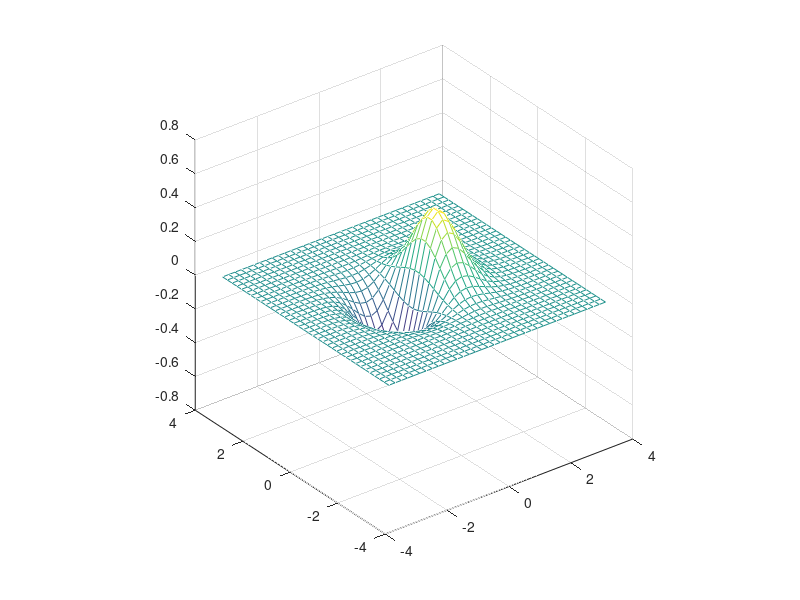
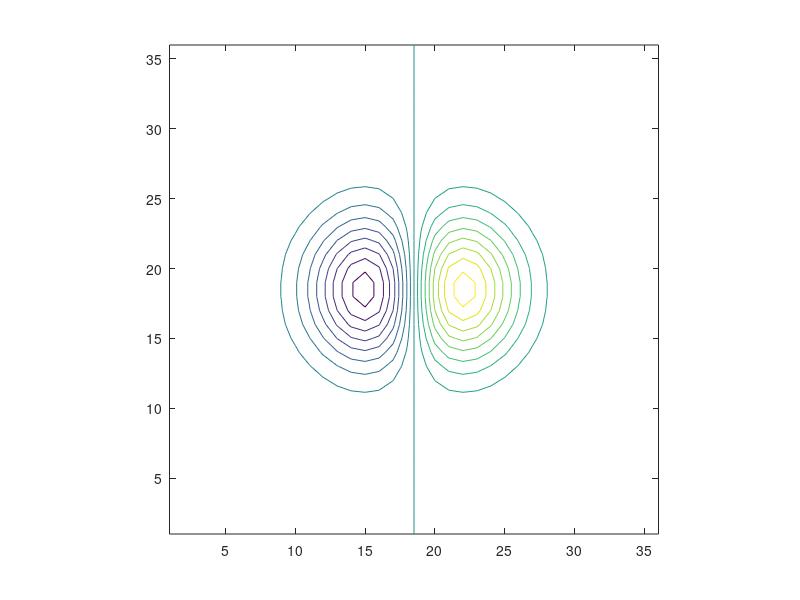
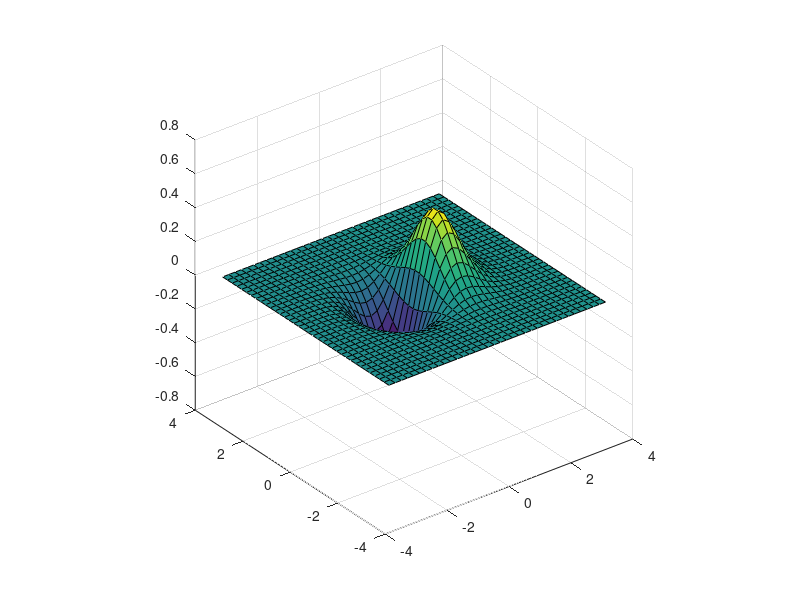

Reproduce these figures in MATLAB, in order.
x=-3.5:0.2:3.5;
y=-3.5:0.2:3.5;
[X,Y]=meshgrid(x,y);
z=X.*exp(-X.^2-Y.^2);
figure,mesh(X,Y,z);axis square;
figure,contour(z,[-0.45:0.05:0.4]);axis square;
figure,surf(X,Y,z);axis square;
